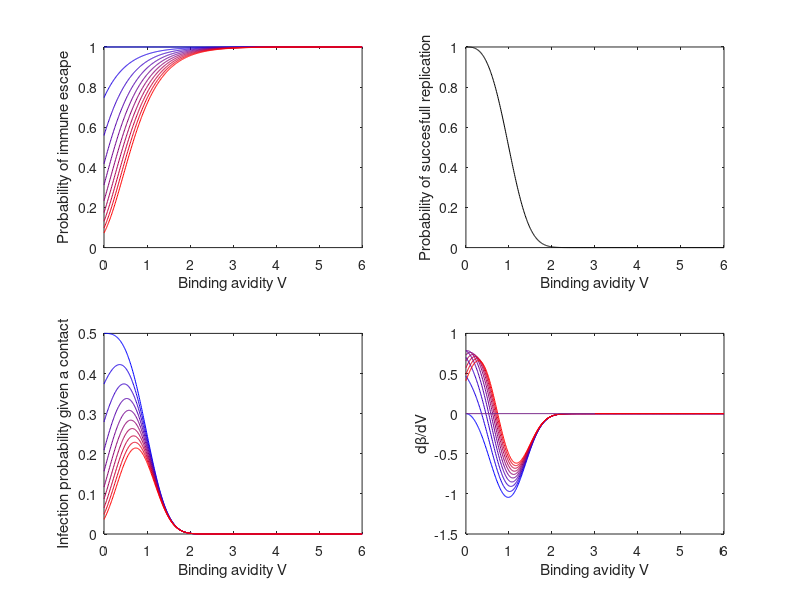

Recreate this plot in MATLAB.
%Subplot1 f(k,V)
%Subplot2 g(V) = exp(-a*V.^b)
%Subplot3 Beta(k,V)
%Subplot4 dBeta(k,V)/dV
%Author: Hsiang-Yu Yuan
%1st version: Jul 16, 2012
%Rho = f x g
%2nd verison: Aug 01, 2013
%Rho = 1 - R0^-1
%R0 = f x g x n

%Binding avidity range
V = 0:0.01:6;

%Transmission parameters
p = 2;
%p = 3;
%r = 1;
r = 2; % stronger immune history 
b = 3;
a = 0.7;
%a = 0.6; 
c = 0.5; % contact rate
nv = 16; % average copies number of each virion

%Epidemiological parameters
mu_val = 1/(70*365.25); %lifespan = 70y
gamma_val=1/5; %infecious period should change to 5d


Trans_array = []; %Array of probability of evasion by immune system
Trans_Pr_array = [];


N_Reinfect = 10; 
%colorm = {[1 1 0];[1 0 1];[0 1 1];[1 0 0];[0 1 0];[0 0 1];[0 0 0]}; 
%
for i=1:N_Reinfect;
colorm(i) = {((N_Reinfect-i)./(N_Reinfect-1))*[0 0 1]+((i-1)./(N_Reinfect-1))*[1 0 0]}; 
end
for k = 0:N_Reinfect-1
%for k=1:20:21;   
   P_Ab = exp(-p*(V+1));
   
   %%%P_Trans: f(k,V)
   %%%P_Trans_Pr: f'(k,V)
   P_Trans = (1-P_Ab).^(r*k); 
   if k>=1
       P_Trans_Pr = r*k*p.*((1-P_Ab).^(r*k-1)).*(P_Ab);
   elseif k == 0
       P_Trans_Pr = zeros(1,length(V));
   end
   subplot(2,2,1); plot(V,P_Trans,'color',cell2mat(colorm(k+1))); hold on;
   Trans_array(k+1,:) = P_Trans;
   Trans_Pr_array(k+1,:) = P_Trans_Pr;
end
subplot(2,2,1); xlabel('Binding avidity V'); ylabel('Probability of immune escape');

Trans_array;

%%%P_Rep: g(V)
%%%P_Rep_Pr: g'(V)
P_Rep = exp(-a*V.^b);
P_Rep_Pr = -a*b*exp(-a*V.^b).*(V.^(b-1));
subplot(2,2,2); plot(V, P_Rep,'color',[0 0 0]); hold on;
%subplot(3,2,4); plot(B, P_Rep_Pr); hold on;
subplot(2,2,2); xlabel('Binding avidity V'); ylabel('Probability of succesfull replication')
B_Pr_array = [];

for i=1:length(Trans_Pr_array(:,1))
%R0 = f(k,V)g(V)n
%rho = 1 - 1/R0
%beta = c x rho
%R0_Trans = Trans_array(i,:).*P_Rep.*nv;
%Rho_Trans = 1 - R0_Trans.^-1;
%Rho_Trans(find(Rho_Trans<0))=0;
%B_Trans = c.*Rho_Trans;
%subplot(2,2,3); plot(V,Rho_Trans,'color',cell2mat(colorm(i))); hold on;

B_Trans = c.*Trans_array(i,:).*P_Rep;
%R0_Trans = c.*Trans_array(i,:).*P_Rep/(mu_val+gamma_val);
subplot(2,2,3); plot(V,B_Trans,'color',cell2mat(colorm(i))); hold on;
%B_Pr: f'(k,V)g(V) + f(k,V)g'(V);
B_Pr = Trans_Pr_array(i,:).*P_Rep + Trans_array(i,:).*P_Rep_Pr;
B_Pr_array(i,:) = B_Pr;

subplot(2,2,4); plot(V,B_Pr,'color',cell2mat(colorm(i))); hold on;
end
subplot(2,2,3); xlabel('Binding avidity V'); ylabel('Infection probability given a contact')
subplot(2,2,4); xlabel('Binding avidity V'); ylabel('d\beta/dV');
line([0; 3],[0; 0]);
B_Pr_array;
   
   
R0_S0= c.*Trans_array(1,:).*P_Rep/(mu_val+gamma_val);
R0_S0(1,1)

